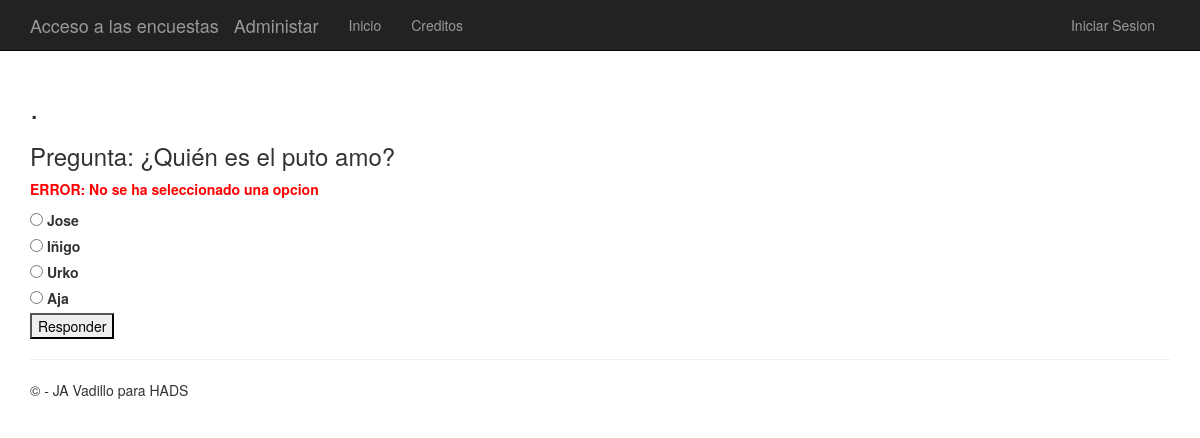
The page /polls/1/vote/ on the database its author committed.
### app/models.py (models this page shows)
class QuestionQuiz(models.Model):
    question_text = models.CharField(max_length=200)
    question_theme = models.CharField(default='',max_length=200)
    pub_date = models.DateTimeField('date published')

class Answers(models.Model):
    question = models.ForeignKey(QuestionQuiz)
    answer = models.CharField(max_length=200)
    correct = models.BooleanField(default=False)
    votes = models.IntegerField(default=0)

### app/views.py (the view)
# urls.py: url(r'^polls/(?P<question_id>\d+)/vote/$', app.views.vote, name='vote'),
def vote(request, question_id):
    p = get_object_or_404(QuestionQuiz, pk=question_id)
    try:
        selected_choice = p.answers_set.get(pk=request.POST['choice'])
    except (KeyError, Answers.DoesNotExist):
        return render(request, 'polls/detail.html', {
            'question': p,
            'error_message': "ERROR: No se ha seleccionado una opcion",
        })
    else:
        selected_choice.votes += 1
        selected_choice.save()
        return HttpResponseRedirect(reverse('results', args=(p.id, selected_choice.id,)))

### app/templates/polls/detail.html (shortened to what this page needs)
﻿{% extends "app/layout.html" %}
{% block content %}
<h2>{{ title }}.</h2>
<h3>Pregunta: {{ question.question_text }}</h3>
{% if error_message %}<p><strong style="color:red;"><b>{{ error_message }}</b></strong></p>{% endif %}
<form action="{% url 'vote' question.id %}" method="post">
{% if not request.user.is_authenticated %}
    {% for answer in question.answers_set.all %}
        <input type="radio" name="choice" id="choice{{ forloop.counter }}" value="{{ answer.id }}" />
        <label for="choice{{ forloop.counter }}">{{ answer.answer }}</label><br />
    {% endfor %}
{% endif %}
{% if request.user.is_authenticated %}
    {% for answer in question.answers_set.all %}
        <label for="choice{{ forloop.counter }}">{{ answer.answer }}</label>
        <ul>
            <li for="choice{{ forloop.counter }}">Es correcta:{{ answer.correct }}</li>
            <li for="choice{{ forloop.counter }}">Número de votos:{{ answer.votes }}</li>
        </ul>
        <br />
    {% endfor %}
    <a href="{% url 'choice_add' question.id %}"><h3>Insertar Opciones</h3></a>
    <a href="{% url 'chart' question.id %}"> <h3>Ver resultado de la votacion</h3> </a><br />
{% else %}
    <input type="submit" value="Responder" />
{% endif %}
</form>
{% endblock %}

### app/static/app/content/site.css (style rules this page uses)
body { padding-top: 50px; padding-bottom: 20px; }
input, select, textarea { max-width: 280px; }

### rows shown on the page
QuestionQuiz: question_text "¿Quién es el puto amo?"
Answers: answer "Jose"
Answers: answer "Iñigo"
Answers: answer "Urko"
Answers: answer "Aja"

### other values the page prints
{{ error_message }} "ERROR: No se ha seleccionado una opcion"
